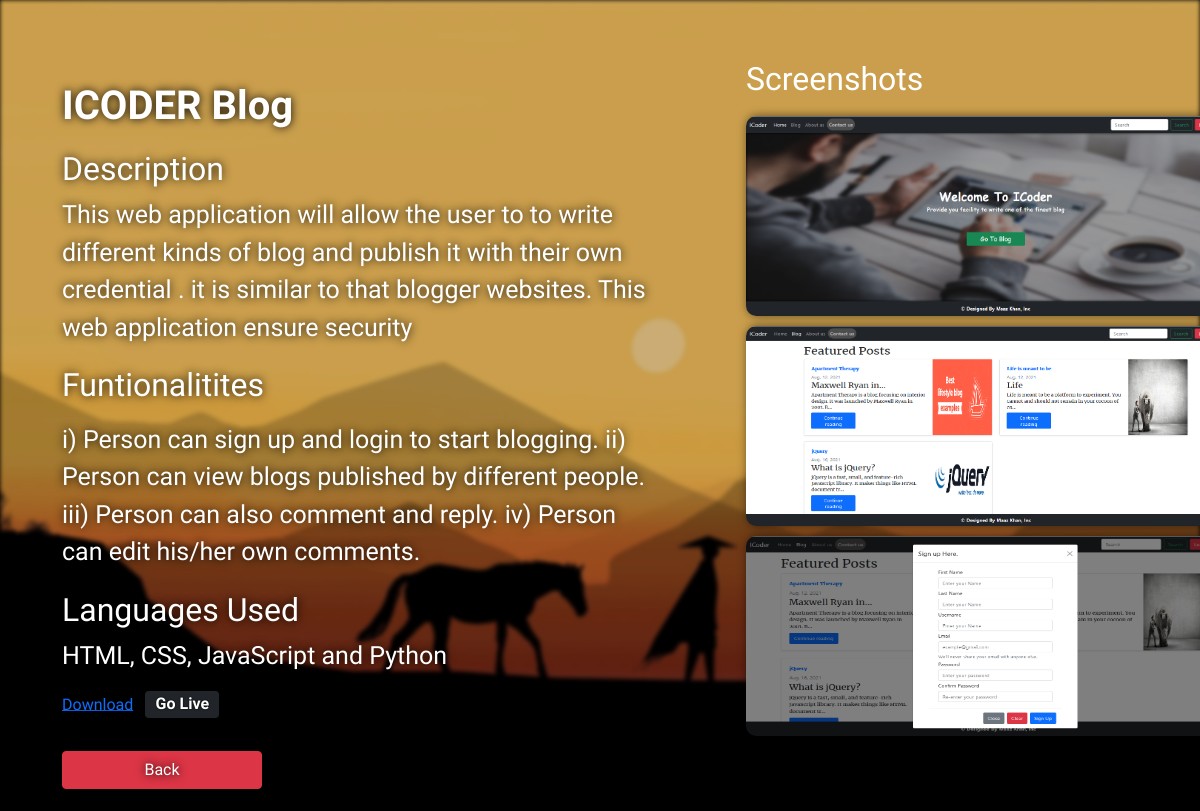
Screenshot of /project/2 with the database file from the repository.
### port/models.py (models this page shows, shortened)
class project(models.Model):
    id = models.AutoField(primary_key=True)
    name = models.CharField(max_length=50)
    description = models.TextField()
    functionalities = models.TextField()
    languages_used = models.TextField()
    git_link = models.TextField()
    live_link = models.TextField()
    sample1 = models.ImageField(upload_to='port/images', default='')
    sample2 = models.ImageField(upload_to='port/images', default='')
    sample3 = models.ImageField(upload_to='port/images', default='')

### port/views.py (the view)
# urls.py: path('project/<int:id>',views.project_view,name='project'),
def project_view(request, id):
    project_data = project.objects.filter(id=id)
    return render(request,'port/projects.html',{'project_data':project_data})

### templates/port/projects.html
{% extends "port/index.html" %}
{% block body %}
<div class="pcolor">
    <section class="view">
        <div class="pcontainer">
            <div class="details">
                <h1 class="h1 margin">{{project_data.0.name}}</h1>
                <h2 class="margin">Description</h2>
                <p class="data font">{{project_data.0.description}}</p>
                <h2 class="margin" >Funtionalitites</h2>
                <p class="data">
                <p class="font">{{project_data.0.functionalities}}</p>
                </p>
                <h2 class="margin">Languages Used</h2>
                <p class="font">{{project_data.0.languages_used}}</p>
                <a class="download" href="{{project_data.0.git_link}}">Download</a> <a href="{{project_data.0.live_link}}"><span class="mx-2 badge bg-dark">Go Live</span></a> <br>
                <a href="/" type="button" class="btn btn-danger margin">Back</a>
            </div>
            <div class="images">
                <h2>Screenshots</h2>
                <img src="/media/{{project_data.0.sample1}}" alt="">
                <img src="/media/{{project_data.0.sample2}}" alt="">
                <img src="/media/{{project_data.0.sample3}}" alt="">
            </div>
        </div>
    </section>
</div>
{% endblock %}

### rows the page displays
project: name "ICODER Blog", description "This web application will allow the user to to write different kinds of blog and publish it with their own credential . it is similar to that blogger websites. This web application ensure security", functionalities "i) Person can sign up and login to start blogging. ii) Person can view blogs published by different people. iii) Person can also comment and reply. iv) Person can edit his/her own comments.", languages_used "HTML, CSS, JavaScript and Python", sample1 (picture), sample2 (picture), sample3 (picture)
